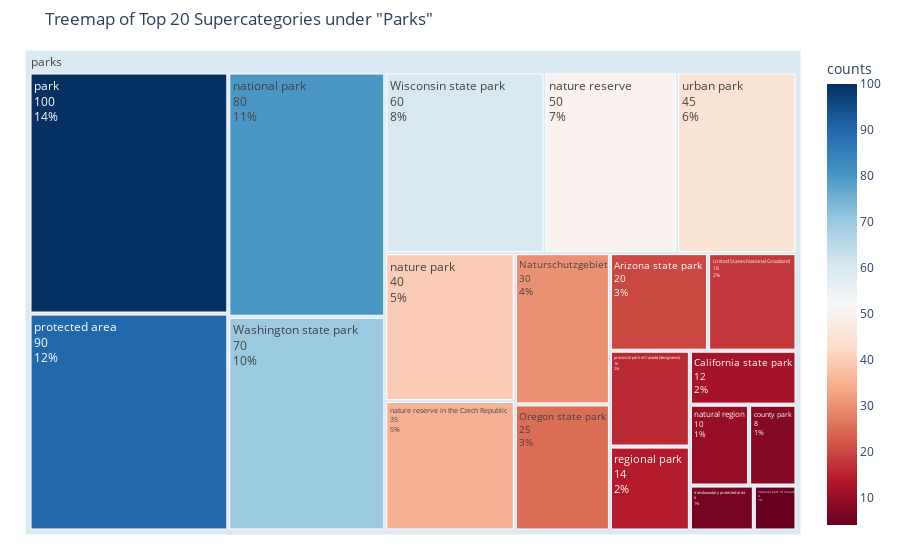

Notebook code cell kept with this figure:
### Code cell
import plotly.express as px

# Hardcoded data for the top 20 supercategories for 'parks'
data = {
    'supercategory': [
        'park', 'protected area', 'national park', 'Washington state park',
        'Wisconsin state park', 'nature reserve', 'urban park', 'nature park',
        'nature reserve in the Czech Republic', 'Naturschutzgebiet',
        'Oregon state park', 'Arizona state park',
        'United States National Grassland', 'provincial park of Canada (designation)',
        'regional park', 'California state park', 'natural region', 'county park',
        'transboundary protected area', 'national park of Canada'
    ],
    'counts': [100, 90, 80, 70, 60, 50, 45, 40, 35, 30, 25, 20, 18, 16, 14, 12, 10, 8, 6, 4]  # Example counts
}

# Create a DataFrame
df = pd.DataFrame(data)

# Generate a treemap
fig = px.treemap(
    df,
    path=[px.Constant('parks'), 'supercategory'],
    values='counts',
    title='Treemap of Top 20 Supercategories under "Parks"',
    color='counts',
    color_continuous_scale='RdBu'
)
fig.update_layout(margin=dict(t=50, l=25, r=25, b=25))
fig.update_traces(textinfo='label+value+percent parent')
fig.show()

### Figure 1 — Plotly figure (JSON) as saved in the notebook; plotly's stock layout.template omitted (floating-point values rounded to 4 significant figures)
{"data": [{"branchvalues": "total", "customdata": [[20], [12], [30], [25], [18], [70], [60], [8], [80], [4], [10], [40], [50], [35], [100], [90], [16], [14], [6], [45], [59.22]], "domain": {"x": [0, 1], "y": [0, 1]}, "hovertemplate": "labels=%{label}<br>counts_sum=%{value}<br>parent=%{parent}<br>id=%{id}<br>counts=%{color}<extra></extra>", "ids": ["parks/Arizona state park", "parks/California state park", "parks/Naturschutzgebiet", "parks/Oregon state park", "parks/United States National Grassland", "parks/Washington state park", "parks/Wisconsin state park", "parks/county park", "parks/national park", "parks/national park of Canada", "parks/natural region", "parks/nature park", "parks/nature reserve", "parks/nature reserve in the Czech Republic", "parks/park", "parks/protected area", "parks/provincial park of Canada (designation)", "parks/regional park", "parks/transboundary protected area", "parks/urban park", "parks"], "labels": ["Arizona state park", "California state park", "Naturschutzgebiet", "Oregon state park", "United States National Grassland", "Washington state park", "Wisconsin state park", "county park", "national park", "national park of Canada", "natural region", "nature park", "nature reserve", "nature reserve in the Czech Republic", "park", "protected area", "provincial park of Canada (designation)", "regional park", "transboundary protected area", "urban park", "parks"], "marker": {"coloraxis": "coloraxis", "colors": [20, 12, 30, 25, 18, 70, 60, 8, 80, 4, 10, 40, 50, 35, 100, 90, 16, 14, 6, 45, 59.22]}, "name": "", "parents": ["parks", "parks", "parks", "parks", "parks", "parks", "parks", "parks", "parks", "parks", "parks", "parks", "parks", "parks", "parks", "parks", "parks", "parks", "parks", "parks", ""], "textinfo": "label+value+percent parent", "type": "treemap", "values": [20, 12, 30, 25, 18, 70, 60, 8, 80, 4, 10, 40, 50, 35, 100, 90, 16, 14, 6, 45, 733]}], "layout": {"autosize": true, "coloraxis": {"colorbar": {"title": {"text": "counts"}}, "colorscale": [[0, "rgb(103,0,31)"], [0.1, "rgb(178,24,43)"], [0.2, "rgb(214,96,77)"], [0.3, "rgb(244,165,130)"], [0.4, "rgb(253,219,199)"], [0.5, "rgb(247,247,247)"], [0.6, "rgb(209,229,240)"], [0.7, "rgb(146,197,222)"], [0.8, "rgb(67,147,195)"], [0.9, "rgb(33,102,172)"], [1, "rgb(5,48,97)"]]}, "legend": {"tracegroupgap": 0}, "margin": {"b": 25, "l": 25, "r": 25, "t": 50}, "title": {"text": "Treemap of Top 20 Supercategories under \"Parks\""}}}
